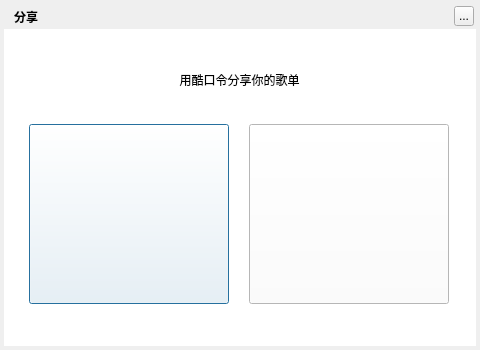
<?xml version="1.0" encoding="UTF-8"?>
<ui version="4.0">
 <class>MusicSongListSharingWidget</class>
 <widget class="QDialog" name="MusicSongListSharingWidget">
  <property name="geometry">
   <rect>
    <x>0</x>
    <y>0</y>
    <width>480</width>
    <height>350</height>
   </rect>
  </property>
  <property name="windowTitle">
   <string>提示框</string>
  </property>
  <property name="styleSheet">
   <string notr="true"/>
  </property>
  <widget class="QLabel" name="background">
   <property name="geometry">
    <rect>
     <x>4</x>
     <y>4</y>
     <width>472</width>
     <height>341</height>
    </rect>
   </property>
   <property name="styleSheet">
    <string notr="true"/>
   </property>
   <property name="text">
    <string/>
   </property>
  </widget>
  <widget class="QLabel" name="topTitleName">
   <property name="geometry">
    <rect>
     <x>14</x>
     <y>4</y>
     <width>301</width>
     <height>25</height>
    </rect>
   </property>
   <property name="styleSheet">
    <string notr="true">color:&quot;#FFFFFF&quot;;font-weight:bold</string>
   </property>
   <property name="text">
    <string>分享</string>
   </property>
  </widget>
  <widget class="QToolButton" name="topTitleCloseButton">
   <property name="geometry">
    <rect>
     <x>454</x>
     <y>6</y>
     <width>20</width>
     <height>20</height>
    </rect>
   </property>
   <property name="text">
    <string>...</string>
   </property>
  </widget>
  <widget class="QStackedWidget" name="stackedWidget">
   <property name="geometry">
    <rect>
     <x>4</x>
     <y>29</y>
     <width>472</width>
     <height>317</height>
    </rect>
   </property>
   <property name="styleSheet">
    <string notr="true">background:white</string>
   </property>
   <property name="currentIndex">
    <number>0</number>
   </property>
   <widget class="QWidget" name="mainWidget">
    <widget class="QPushButton" name="mainOutputButton">
     <property name="geometry">
      <rect>
       <x>25</x>
       <y>95</y>
       <width>200</width>
       <height>180</height>
      </rect>
     </property>
     <property name="cursor">
      <cursorShape>PointingHandCursor</cursorShape>
     </property>
     <property name="text">
      <string/>
     </property>
     <property name="iconSize">
      <size>
       <width>198</width>
       <height>178</height>
      </size>
     </property>
    </widget>
    <widget class="QPushButton" name="mainInputButton">
     <property name="geometry">
      <rect>
       <x>245</x>
       <y>95</y>
       <width>200</width>
       <height>180</height>
      </rect>
     </property>
     <property name="cursor">
      <cursorShape>PointingHandCursor</cursorShape>
     </property>
     <property name="text">
      <string/>
     </property>
     <property name="iconSize">
      <size>
       <width>198</width>
       <height>178</height>
      </size>
     </property>
    </widget>
    <widget class="QLabel" name="mainLabel">
     <property name="geometry">
      <rect>
       <x>25</x>
       <y>20</y>
       <width>421</width>
       <height>61</height>
      </rect>
     </property>
     <property name="styleSheet">
      <string notr="true"/>
     </property>
     <property name="text">
      <string>用酷口令分享你的歌单</string>
     </property>
     <property name="alignment">
      <set>Qt::AlignCenter</set>
     </property>
    </widget>
   </widget>
   <widget class="QWidget" name="writeWidget">
    <property name="cursor">
     <cursorShape>ArrowCursor</cursorShape>
    </property>
    <widget class="QPushButton" name="writeBackButton">
     <property name="geometry">
      <rect>
       <x>10</x>
       <y>20</y>
       <width>75</width>
       <height>23</height>
      </rect>
     </property>
     <property name="cursor">
      <cursorShape>PointingHandCursor</cursorShape>
     </property>
     <property name="styleSheet">
      <string notr="true"/>
     </property>
     <property name="text">
      <string>&lt; 返回</string>
     </property>
    </widget>
    <widget class="QWidget" name="writeMainWidget" native="true">
     <property name="geometry">
      <rect>
       <x>0</x>
       <y>50</y>
       <width>472</width>
       <height>251</height>
      </rect>
     </property>
     <property name="styleSheet">
      <string notr="true">font-size:15px;color:gray</string>
     </property>
     <layout class="QVBoxLayout" name="verticalLayout">
      <property name="spacing">
       <number>20</number>
      </property>
      <item>
       <widget class="QLabel" name="writeMainLabel1">
        <property name="minimumSize">
         <size>
          <width>0</width>
          <height>40</height>
         </size>
        </property>
        <property name="maximumSize">
         <size>
          <width>16777215</width>
          <height>40</height>
         </size>
        </property>
        <property name="text">
         <string>分享&quot;默认列表&quot;</string>
        </property>
        <property name="alignment">
         <set>Qt::AlignCenter</set>
        </property>
       </widget>
      </item>
      <item>
       <widget class="QWidget" name="widget" native="true">
        <layout class="QHBoxLayout" name="horizontalLayout">
         <property name="spacing">
          <number>0</number>
         </property>
         <property name="leftMargin">
          <number>0</number>
         </property>
         <property name="topMargin">
          <number>0</number>
         </property>
         <property name="rightMargin">
          <number>0</number>
         </property>
         <property name="bottomMargin">
          <number>0</number>
         </property>
         <item>
          <spacer name="horizontalSpacer_2">
           <property name="orientation">
            <enum>Qt::Horizontal</enum>
           </property>
           <property name="sizeHint" stdset="0">
            <size>
             <width>40</width>
             <height>20</height>
            </size>
           </property>
          </spacer>
         </item>
         <item alignment="Qt::AlignBottom">
          <widget class="QLabel" name="writeMainLabel2">
           <property name="minimumSize">
            <size>
             <width>0</width>
             <height>50</height>
            </size>
           </property>
           <property name="maximumSize">
            <size>
             <width>16777215</width>
             <height>50</height>
            </size>
           </property>
           <property name="styleSheet">
            <string notr="true">font-size:35px;font-weight:bold;color:black;</string>
           </property>
           <property name="text">
            <string>1651564</string>
           </property>
           <property name="alignment">
            <set>Qt::AlignBottom|Qt::AlignRight|Qt::AlignTrailing</set>
           </property>
          </widget>
         </item>
         <item alignment="Qt::AlignBottom">
          <widget class="QPushButton" name="writeMainCopyButton">
           <property name="minimumSize">
            <size>
             <width>50</width>
             <height>0</height>
            </size>
           </property>
           <property name="maximumSize">
            <size>
             <width>50</width>
             <height>16777215</height>
            </size>
           </property>
           <property name="cursor">
            <cursorShape>PointingHandCursor</cursorShape>
           </property>
           <property name="styleSheet">
            <string notr="true">border:none;color:rgb(22, 154, 243);</string>
           </property>
           <property name="text">
            <string>[复制]</string>
           </property>
          </widget>
         </item>
         <item>
          <spacer name="horizontalSpacer">
           <property name="orientation">
            <enum>Qt::Horizontal</enum>
           </property>
           <property name="sizeHint" stdset="0">
            <size>
             <width>40</width>
             <height>20</height>
            </size>
           </property>
          </spacer>
         </item>
        </layout>
       </widget>
      </item>
      <item>
       <widget class="QLabel" name="writeMainLabel3">
        <property name="minimumSize">
         <size>
          <width>0</width>
          <height>20</height>
         </size>
        </property>
        <property name="maximumSize">
         <size>
          <width>16777215</width>
          <height>20</height>
         </size>
        </property>
        <property name="text">
         <string>&lt;html&gt;&lt;head/&gt;&lt;body&gt;&lt;p&gt;酷口令&lt;span style=&quot; color:#ff0000;&quot;&gt;30分钟&lt;/span&gt;后失效, 请在其他设备上输入或发给朋友&lt;/p&gt;&lt;/body&gt;&lt;/html&gt;</string>
        </property>
        <property name="textFormat">
         <enum>Qt::RichText</enum>
        </property>
        <property name="alignment">
         <set>Qt::AlignCenter</set>
        </property>
        <property name="wordWrap">
         <bool>true</bool>
        </property>
       </widget>
      </item>
      <item>
       <spacer name="verticalSpacer">
        <property name="orientation">
         <enum>Qt::Vertical</enum>
        </property>
        <property name="sizeHint" stdset="0">
         <size>
          <width>20</width>
          <height>40</height>
         </size>
        </property>
       </spacer>
      </item>
      <item>
       <widget class="QLabel" name="writeMainLabel4">
        <property name="styleSheet">
         <string notr="true">font-size:12px;color:rgb(22, 154, 243);</string>
        </property>
        <property name="text">
         <string>酷口令如何使用 ∧</string>
        </property>
        <property name="alignment">
         <set>Qt::AlignCenter</set>
        </property>
       </widget>
      </item>
     </layout>
    </widget>
   </widget>
   <widget class="QWidget" name="readWidget">
    <widget class="QPushButton" name="readBackButton">
     <property name="geometry">
      <rect>
       <x>10</x>
       <y>20</y>
       <width>75</width>
       <height>23</height>
      </rect>
     </property>
     <property name="cursor">
      <cursorShape>PointingHandCursor</cursorShape>
     </property>
     <property name="styleSheet">
      <string notr="true"/>
     </property>
     <property name="text">
      <string>&lt; 返回</string>
     </property>
    </widget>
    <widget class="QWidget" name="readMainWidget" native="true">
     <property name="geometry">
      <rect>
       <x>0</x>
       <y>50</y>
       <width>472</width>
       <height>251</height>
      </rect>
     </property>
     <property name="styleSheet">
      <string notr="true">font-size:18px;color:gray</string>
     </property>
     <layout class="QVBoxLayout" name="verticalLayout1">
      <property name="spacing">
       <number>20</number>
      </property>
      <item>
       <widget class="QLabel" name="readMainLabel1">
        <property name="minimumSize">
         <size>
          <width>0</width>
          <height>50</height>
         </size>
        </property>
        <property name="maximumSize">
         <size>
          <width>16777215</width>
          <height>50</height>
         </size>
        </property>
        <property name="text">
         <string>输入酷口令, 获得歌曲列表</string>
        </property>
        <property name="alignment">
         <set>Qt::AlignCenter</set>
        </property>
       </widget>
      </item>
      <item alignment="Qt::AlignHCenter">
       <widget class="QLineEdit" name="readMainEdit">
        <property name="minimumSize">
         <size>
          <width>350</width>
          <height>35</height>
         </size>
        </property>
        <property name="maximumSize">
         <size>
          <width>350</width>
          <height>35</height>
         </size>
        </property>
        <property name="styleSheet">
         <string notr="true">QLineEdit{border:1px solid rgb(22, 154, 243);}</string>
        </property>
        <property name="alignment">
         <set>Qt::AlignLeading|Qt::AlignLeft|Qt::AlignVCenter</set>
        </property>
       </widget>
      </item>
      <item alignment="Qt::AlignHCenter">
       <widget class="QPushButton" name="readMainButton">
        <property name="minimumSize">
         <size>
          <width>350</width>
          <height>35</height>
         </size>
        </property>
        <property name="maximumSize">
         <size>
          <width>350</width>
          <height>35</height>
         </size>
        </property>
        <property name="cursor">
         <cursorShape>PointingHandCursor</cursorShape>
        </property>
        <property name="styleSheet">
         <string notr="true">background:rgb(22, 154, 243);border:none;color:white;font-size:15px;font-weight:bold;</string>
        </property>
        <property name="text">
         <string>确定</string>
        </property>
       </widget>
      </item>
      <item>
       <widget class="QLabel" name="readMainLabel2">
        <property name="styleSheet">
         <string notr="true">font-size:14px;</string>
        </property>
        <property name="text">
         <string>同时新建歌曲列表</string>
        </property>
        <property name="alignment">
         <set>Qt::AlignCenter</set>
        </property>
       </widget>
      </item>
      <item>
       <spacer name="verticalSpacer_2">
        <property name="orientation">
         <enum>Qt::Vertical</enum>
        </property>
        <property name="sizeHint" stdset="0">
         <size>
          <width>20</width>
          <height>40</height>
         </size>
        </property>
       </spacer>
      </item>
      <item>
       <widget class="QLabel" name="readMainLabel3">
        <property name="styleSheet">
         <string notr="true">font-size:12px;color:rgb(22, 154, 243);</string>
        </property>
        <property name="text">
         <string>如何获取酷口令 ∧</string>
        </property>
        <property name="alignment">
         <set>Qt::AlignCenter</set>
        </property>
       </widget>
      </item>
     </layout>
    </widget>
   </widget>
  </widget>
  <zorder>background</zorder>
  <zorder>stackedWidget</zorder>
  <zorder>topTitleCloseButton</zorder>
  <zorder>topTitleName</zorder>
 </widget>
 <resources/>
 <connections/>
</ui>
